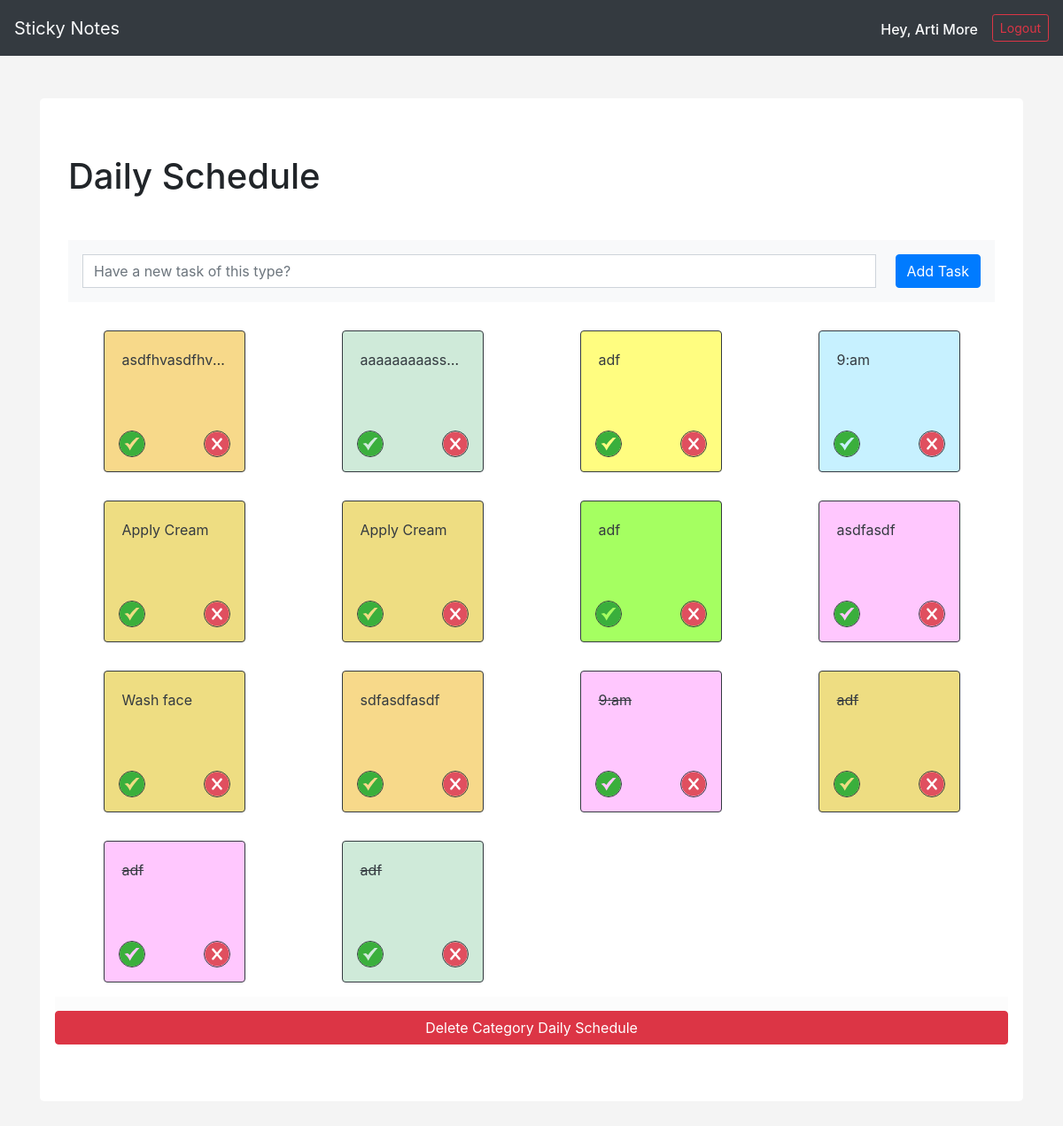
Screenshot of /24 (signed in) with the database file from the repository.
### tasks/models.py (models this page shows, shortened)
class TaskCategory(models.Model):
    category_name = models.CharField(max_length=50)
    created_by = models.ForeignKey(User,on_delete=models.CASCADE,default=None)

class Task(models.Model):
    category=models.ForeignKey(to=TaskCategory,on_delete=models.CASCADE)
    task_name=models.CharField(max_length=200)
    created_on=models.DateTimeField(auto_now_add=True)
    is_completed=models.BooleanField(default=False)
    def __str__(self):
        return self.task_name

### tasks/views.py (the view)
# urls.py: path('<int:category_id>',views.categorical_list,name="categorical_list"),
@login_required
def categorical_list(request,category_id):
    if request.method=="POST":
        task_form=TaskForm(request.POST)
        if task_form.is_valid():
            task_form.save()
            redirect('/'+str(category_id))
    try:
        current_category = TaskCategory.objects.get(id=category_id)
    except Exception:
        return redirect('/')
    task_form=TaskForm()
    colors=["#eedd82","#cfead9","#f7d98a","#fffd80","#ffc7fe","#c7f1ff","#a5ff61"]
    content = {
        'title' : current_category.category_name,
        'tasks' : Task.objects.filter(category=current_category).order_by('is_completed','-created_on'),
        'category_id' : category_id,
        'task_form' : task_form,
        'bg_color' : colors,
    }
    return render(request,'tasks/categorical_list.html',content)

### tasks/forms.py
class TaskForm(ModelForm):
    class Meta:
        model = Task
        fields = '__all__'

### tasks/templates/tasks/categorical_list.html (shortened to what this page needs)
{% extends './base.html' %}
{% block content %}
{% load static %}
<div class="container mt-5">
    <div class="jumbotron justify-content-around px-auto" style="background-color: #fff;">
        <p class="h1 mb-5">{{title}}</p>
        <div class="d-flex  text-primary color-primary bg-light my-3 p-3" style="background-color: #fcfcfc;">
            <form action="" method="post" class="input-group">
                <input type="text" name="task_name" maxlength="200" placeholder="Have a new task of this type?" required
                    id="id_task_name" class="form-control">
                <button type="submit" class="btn btn-primary">Add Task</button>
            </form>
        </div>
        <div class="row ">
            {% for task in tasks %}
            <div class="col-sm-12 col-md-4 col-lg-3 my-3 px-auto">
                <div class="card  border border-dark rounded mx-auto"
                    style="background-color: {{bg_color|random}};width:10rem; height:10rem">
                    <div class="card-body text-truncate">
                        <a href="{% url 'task' category_id task.id%}" class="text-dark">
                            {% if task.is_completed %}
                            <s>{{task}}</s>
                            {% else %}
                            {{task}}
                            {% endif %}
                        </a>
                    </div>
                    <div class="d-flex justify-content-between m-3">
                        <a href="{% url 'mark_task_as_complete' category_id task.id %}">
                            <img src="{% static 'tasks/done.svg' %}" class="border border-dark rounded-circle"
                                height="30px" width="30px">
                        </a>
                        <a href="{% url 'delete_task' category_id task.id%}">
                            <img src="{% static 'tasks/delete.svg' %}" height="30px" width="30px"
                                class="border border-dark rounded-circle">
                        </a>
                    </div>
                </div>
            </div>
            {% endfor %}
        </div>
        <div class="d-flex  justify-content-center text-primary color-primary row" style="background-color: #fcfcfc;">
            <a href="{% url 'delete_category' category_id %}" class="btn btn-danger mt-3 col">Delete Category
                {{title}}</a>
        </div>
    </div>
</div>
{% endblock %}

### tasks/templates/tasks/base.html (shortened to what this page needs)
<!DOCTYPE html>
<html lang="en">
<head>
    <link rel="stylesheet" href="https://cdnjs.cloudflare.com/ajax/libs/twitter-bootstrap/4.6.0/css/bootstrap.min.css" />
</head>
<body style="background-color: #f4f4f4;">
    <nav class="navbar bg-dark justify-content-between align-items-center pl-3  navbar-expand-lg">
        <a href="{% url 'index'%}" class="navbar-brand text-light " >Sticky Notes</a>
        <div class=" d-flex align-items-center ">
            <p class="text-light mr-3 mt-3 pb-1 h6" style="text-decoration: none;">Hey, {{user.first_name}} {{user.last_name}}</p>
            <a href="/user/logout" class="btn btn-md btn-sm btn-outline-danger ">Logout</a>
       </div>
    </nav>
    <div>
        {% block content %}
        {% endblock %}
    </div>
</body>
</html>

### rows the page displays
TaskCategory: category_name "Daily Schedule"
Task: task_name "asdfhvasdfhv…"
Task: task_name "aaaaaaaaass…"
Task: task_name "adf"
Task: task_name "9:am"
Task: task_name "Apply Cream"
Task: task_name "Apply Cream"
Task: task_name "adf"
Task: task_name "asdfasdf"
Task: task_name "Wash face"
Task: task_name "sdfasdfasdf"
Task: task_name "9:am"
Task: task_name "adf"
Task: task_name "adf"
Task: task_name "adf"

### other values shown
{{ user.first_name }} "Arti"
{{ user.last_name }} "More"
